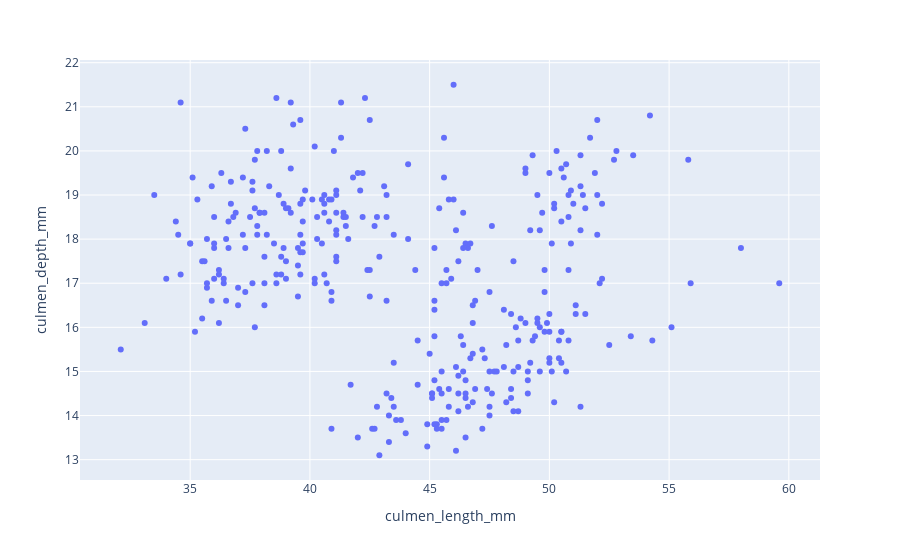

The code cell stored with this chart in its notebook:
### Markdown cell above
En el siguiente ejemplo se muestra la relación entre el largo y profundidad del culmen:

### Code cell
px.scatter(
    df,
    x="culmen_length_mm",
    y="culmen_depth_mm",
)

### Figure 1 — Plotly figure (JSON) as saved in the notebook; plotly's stock layout.template omitted (floating-point values rounded to 4 significant figures; data arrays with more than 128 entries replaced by an {"elided": "..."} marker saying what was removed)
{"data": [{"hovertemplate": "culmen_length_mm=%{x}<br>culmen_depth_mm=%{y}<extra></extra>", "legendgroup": "", "marker": {"color": "#636efa", "symbol": "circle"}, "mode": "markers", "name": "", "orientation": "v", "showlegend": false, "type": "scatter", "x": {"elided": "334 float values"}, "xaxis": "x", "y": {"elided": "334 float values"}, "yaxis": "y"}], "layout": {"legend": {"tracegroupgap": 0}, "margin": {"t": 60}, "xaxis": {"anchor": "y", "domain": [0, 1], "title": {"text": "culmen_length_mm"}}, "yaxis": {"anchor": "x", "domain": [0, 1], "title": {"text": "culmen_depth_mm"}}}}
